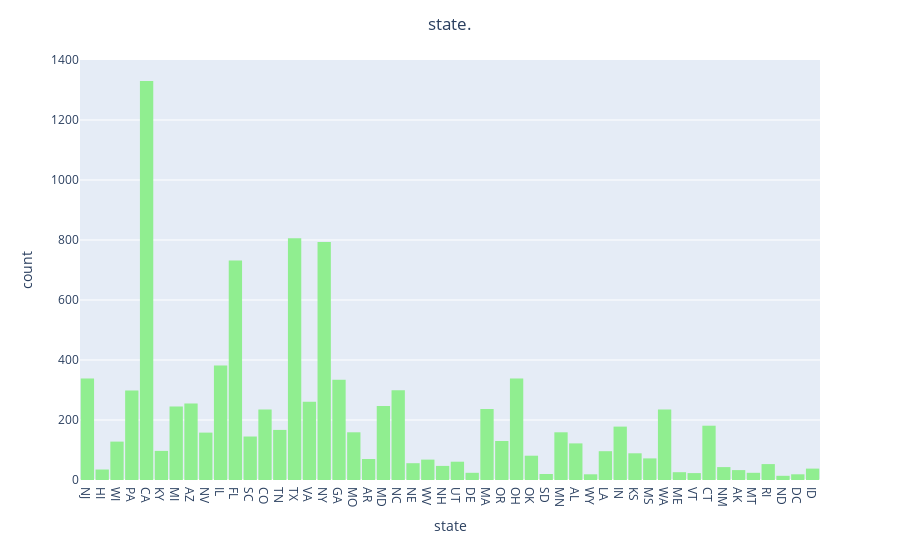

The notebook cell saved with this chart:
### Markdown cell above
**Problem 1** Create a histogram of your own! Try making a histogram of one of the other pieces of numerical data. Make it as fancy as you want. Include some categorical information. Do you learn anything from your graph? If so what?

### Code cell
# Your code here
fig = px.histogram(DF,
                   nbins=9,
                   x='state',
                   color_discrete_sequence=['lightgreen'])
             

fig.update_layout(bargap=0.1,
                  title='Historie_state.',
                  title_x=0.5)
                 
fig.show()

### Figure 1 — Plotly figure (JSON) as saved in the notebook; plotly's stock layout.template omitted (floating-point values rounded to 4 significant figures; data arrays with more than 128 entries replaced by an {"elided": "..."} marker saying what was removed)
{"data": [{"alignmentgroup": "True", "bingroup": "x", "hovertemplate": "state=%{x}<br>count=%{y}<extra></extra>", "legendgroup": "", "marker": {"color": "lightgreen", "pattern": {"shape": ""}}, "name": "", "nbinsx": 9, "offsetgroup": "", "orientation": "v", "showlegend": false, "type": "histogram", "x": {"elided": "10000 str values"}, "xaxis": "x", "yaxis": "y"}], "layout": {"autosize": true, "bargap": 0.1, "barmode": "relative", "legend": {"tracegroupgap": 0}, "margin": {"t": 60}, "title": {"text": "state.", "x": 0.5}, "xaxis": {"anchor": "y", "autorange": true, "domain": [0, 1], "range": [-0.5, 49.5], "title": {"text": "state"}, "type": "category"}, "yaxis": {"anchor": "x", "autorange": true, "domain": [0, 1], "range": [0, 1400], "title": {"text": "count"}}}}
